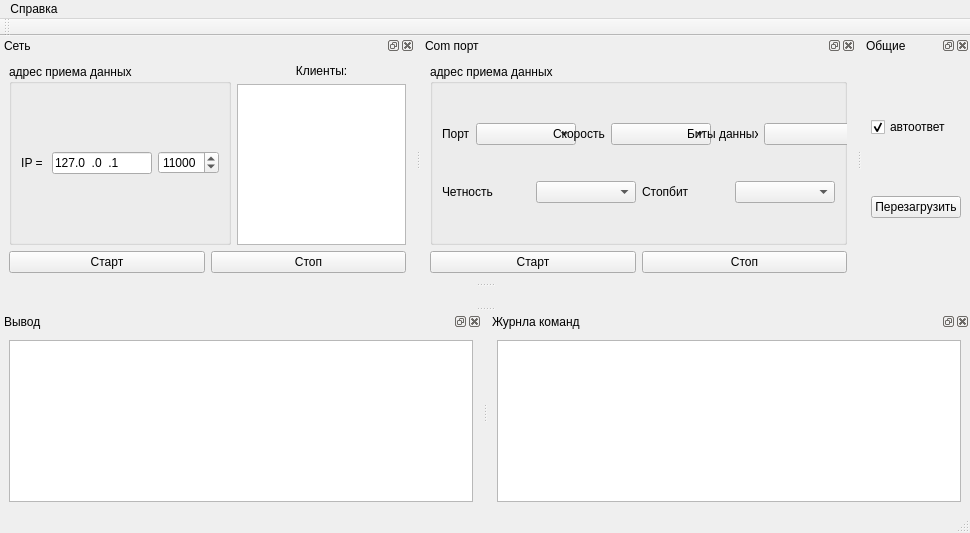
<?xml version="1.0" encoding="UTF-8"?>
<ui version="4.0">
 <class>MainWindow</class>
 <widget class="QMainWindow" name="MainWindow">
  <property name="geometry">
   <rect>
    <x>0</x>
    <y>0</y>
    <width>970</width>
    <height>533</height>
   </rect>
  </property>
  <property name="windowTitle">
   <string>Имитатор устройства</string>
  </property>
  <widget class="QWidget" name="centralwidget">
   <layout class="QVBoxLayout" name="verticalLayout_CentralWidget"/>
  </widget>
  <widget class="QMenuBar" name="menubar">
   <property name="geometry">
    <rect>
     <x>0</x>
     <y>0</y>
     <width>970</width>
     <height>21</height>
    </rect>
   </property>
   <widget class="QMenu" name="menu">
    <property name="title">
     <string>Справка</string>
    </property>
    <addaction name="actionDebug"/>
   </widget>
   <addaction name="menu"/>
  </widget>
  <widget class="QStatusBar" name="statusbar"/>
  <widget class="QToolBar" name="toolBar">
   <property name="mouseTracking">
    <bool>true</bool>
   </property>
   <property name="acceptDrops">
    <bool>true</bool>
   </property>
   <property name="windowTitle">
    <string>toolBar</string>
   </property>
   <attribute name="toolBarArea">
    <enum>TopToolBarArea</enum>
   </attribute>
   <attribute name="toolBarBreak">
    <bool>false</bool>
   </attribute>
  </widget>
  <widget class="QDockWidget" name="dockWidget_Net">
   <property name="autoFillBackground">
    <bool>false</bool>
   </property>
   <property name="floating">
    <bool>false</bool>
   </property>
   <property name="features">
    <set>QDockWidget::AllDockWidgetFeatures</set>
   </property>
   <property name="windowTitle">
    <string>Сеть</string>
   </property>
   <attribute name="dockWidgetArea">
    <number>4</number>
   </attribute>
   <widget class="QWidget" name="dockWidgetContents">
    <layout class="QVBoxLayout" name="verticalLayout_10">
     <item>
      <layout class="QHBoxLayout" name="horizontalLayout_6" stretch="0,1">
       <item>
        <widget class="QGroupBox" name="groupBox_Net">
         <property name="sizePolicy">
          <sizepolicy hsizetype="Minimum" vsizetype="Preferred">
           <horstretch>0</horstretch>
           <verstretch>0</verstretch>
          </sizepolicy>
         </property>
         <property name="minimumSize">
          <size>
           <width>163</width>
           <height>0</height>
          </size>
         </property>
         <property name="title">
          <string>адрес приема данных</string>
         </property>
         <layout class="QHBoxLayout" name="horizontalLayout_9">
          <item>
           <widget class="QLabel" name="label_IP_4">
            <property name="text">
             <string>IP = </string>
            </property>
            <property name="alignment">
             <set>Qt::AlignRight|Qt::AlignTrailing|Qt::AlignVCenter</set>
            </property>
           </widget>
          </item>
          <item>
           <widget class="QLineEdit" name="lineEditIpAddressBind">
            <property name="maximumSize">
             <size>
              <width>100</width>
              <height>16777215</height>
             </size>
            </property>
            <property name="inputMask">
             <string>000.000.000.000</string>
            </property>
            <property name="text">
             <string>127.0.0.1</string>
            </property>
            <property name="maxLength">
             <number>15</number>
            </property>
           </widget>
          </item>
          <item>
           <widget class="QSpinBox" name="spinBox_Port_Bind">
            <property name="maximumSize">
             <size>
              <width>100</width>
              <height>16777215</height>
             </size>
            </property>
            <property name="minimum">
             <number>1024</number>
            </property>
            <property name="maximum">
             <number>54000</number>
            </property>
            <property name="value">
             <number>11000</number>
            </property>
           </widget>
          </item>
         </layout>
        </widget>
       </item>
       <item>
        <layout class="QVBoxLayout" name="verticalLayout">
         <item>
          <widget class="QLabel" name="label_CountClientNet">
           <property name="text">
            <string>Клиенты:</string>
           </property>
           <property name="alignment">
            <set>Qt::AlignCenter</set>
           </property>
          </widget>
         </item>
         <item>
          <widget class="QTableView" name="tableView_NetClients">
           <attribute name="horizontalHeaderStretchLastSection">
            <bool>true</bool>
           </attribute>
          </widget>
         </item>
        </layout>
       </item>
      </layout>
     </item>
     <item>
      <layout class="QHBoxLayout" name="horizontalLayout">
       <item>
        <widget class="QPushButton" name="pushButtonStartNet">
         <property name="autoFillBackground">
          <bool>false</bool>
         </property>
         <property name="text">
          <string>Старт</string>
         </property>
        </widget>
       </item>
       <item>
        <widget class="QPushButton" name="pushButtonStopNet">
         <property name="text">
          <string>Стоп</string>
         </property>
        </widget>
       </item>
      </layout>
     </item>
    </layout>
   </widget>
  </widget>
  <widget class="QDockWidget" name="dockWidget_Output">
   <property name="floating">
    <bool>false</bool>
   </property>
   <property name="features">
    <set>QDockWidget::AllDockWidgetFeatures</set>
   </property>
   <property name="windowTitle">
    <string>Вывод</string>
   </property>
   <attribute name="dockWidgetArea">
    <number>8</number>
   </attribute>
   <widget class="QWidget" name="dockWidgetContents_2">
    <layout class="QVBoxLayout" name="verticalLayout_5">
     <item>
      <widget class="QPlainTextEdit" name="plainTextEdit_log"/>
     </item>
    </layout>
   </widget>
  </widget>
  <widget class="QDockWidget" name="dockWidget_Serial">
   <property name="floating">
    <bool>false</bool>
   </property>
   <property name="windowTitle">
    <string>Com порт</string>
   </property>
   <attribute name="dockWidgetArea">
    <number>4</number>
   </attribute>
   <widget class="QWidget" name="dockWidgetContents_3">
    <layout class="QVBoxLayout" name="verticalLayout_11">
     <item>
      <widget class="QGroupBox" name="groupBox_Serial">
       <property name="sizePolicy">
        <sizepolicy hsizetype="Minimum" vsizetype="Preferred">
         <horstretch>0</horstretch>
         <verstretch>0</verstretch>
        </sizepolicy>
       </property>
       <property name="minimumSize">
        <size>
         <width>163</width>
         <height>0</height>
        </size>
       </property>
       <property name="title">
        <string>адрес приема данных</string>
       </property>
       <layout class="QVBoxLayout" name="verticalLayout_7">
        <item>
         <layout class="QHBoxLayout" name="horizontalLayout_3">
          <item>
           <widget class="QLabel" name="label_8">
            <property name="text">
             <string>Порт</string>
            </property>
           </widget>
          </item>
          <item>
           <widget class="QComboBox" name="comboBox_ListPorts">
            <property name="minimumSize">
             <size>
              <width>100</width>
              <height>0</height>
             </size>
            </property>
           </widget>
          </item>
          <item>
           <widget class="QLabel" name="label_9">
            <property name="text">
             <string>Скорость</string>
            </property>
           </widget>
          </item>
          <item>
           <widget class="QComboBox" name="comboBox_BaudRate">
            <property name="minimumSize">
             <size>
              <width>100</width>
              <height>0</height>
             </size>
            </property>
           </widget>
          </item>
          <item>
           <widget class="QLabel" name="label_20">
            <property name="text">
             <string>Биты данных</string>
            </property>
           </widget>
          </item>
          <item>
           <widget class="QComboBox" name="comboBox_DataBits">
            <property name="minimumSize">
             <size>
              <width>100</width>
              <height>0</height>
             </size>
            </property>
           </widget>
          </item>
         </layout>
        </item>
        <item>
         <layout class="QHBoxLayout" name="horizontalLayout_5">
          <item>
           <widget class="QLabel" name="label_18">
            <property name="text">
             <string>Четность</string>
            </property>
           </widget>
          </item>
          <item>
           <widget class="QComboBox" name="comboBox_Parity">
            <property name="minimumSize">
             <size>
              <width>100</width>
              <height>0</height>
             </size>
            </property>
           </widget>
          </item>
          <item>
           <widget class="QLabel" name="label_19">
            <property name="text">
             <string>Стопбит</string>
            </property>
           </widget>
          </item>
          <item>
           <widget class="QComboBox" name="comboBox_StopBits">
            <property name="minimumSize">
             <size>
              <width>100</width>
              <height>0</height>
             </size>
            </property>
           </widget>
          </item>
         </layout>
        </item>
       </layout>
      </widget>
     </item>
     <item>
      <layout class="QHBoxLayout" name="horizontalLayout_4">
       <item>
        <widget class="QPushButton" name="pushButtonStart_Serial">
         <property name="autoFillBackground">
          <bool>false</bool>
         </property>
         <property name="text">
          <string>Старт</string>
         </property>
        </widget>
       </item>
       <item>
        <widget class="QPushButton" name="pushButtonStop_Serial">
         <property name="text">
          <string>Стоп</string>
         </property>
        </widget>
       </item>
      </layout>
     </item>
    </layout>
   </widget>
  </widget>
  <widget class="QDockWidget" name="dockWidget_Common">
   <property name="windowTitle">
    <string>Общие</string>
   </property>
   <attribute name="dockWidgetArea">
    <number>4</number>
   </attribute>
   <widget class="QWidget" name="dockWidgetContents_4">
    <layout class="QVBoxLayout" name="verticalLayout_3">
     <item>
      <widget class="QCheckBox" name="checkBox_Autoanswer">
       <property name="text">
        <string>автоответ</string>
       </property>
       <property name="checked">
        <bool>true</bool>
       </property>
      </widget>
     </item>
     <item>
      <widget class="QPushButton" name="pushButtonReloadConfig">
       <property name="text">
        <string>Перезагрузить</string>
       </property>
      </widget>
     </item>
    </layout>
   </widget>
  </widget>
  <widget class="QDockWidget" name="dockWidget_LogCmd">
   <property name="floating">
    <bool>false</bool>
   </property>
   <property name="windowTitle">
    <string>Журнла команд</string>
   </property>
   <attribute name="dockWidgetArea">
    <number>8</number>
   </attribute>
   <widget class="QWidget" name="dockWidgetContents_5">
    <layout class="QVBoxLayout" name="verticalLayout_6">
     <item>
      <widget class="QTableView" name="tableView_LogCmd">
       <property name="selectionMode">
        <enum>QAbstractItemView::SingleSelection</enum>
       </property>
       <property name="selectionBehavior">
        <enum>QAbstractItemView::SelectRows</enum>
       </property>
      </widget>
     </item>
    </layout>
   </widget>
  </widget>
  <action name="actionDebug">
   <property name="text">
    <string>Отладка</string>
   </property>
   <property name="shortcut">
    <string>F5</string>
   </property>
  </action>
 </widget>
 <resources/>
 <connections/>
</ui>
